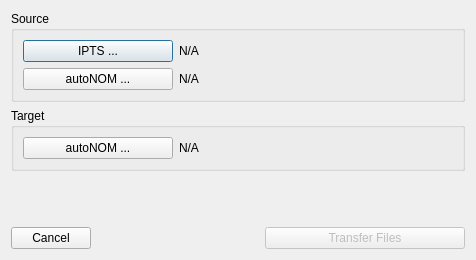
<?xml version="1.0" encoding="UTF-8"?>
<ui version="4.0">
 <class>Dialog</class>
 <widget class="QDialog" name="Dialog">
  <property name="geometry">
   <rect>
    <x>0</x>
    <y>0</y>
    <width>476</width>
    <height>260</height>
   </rect>
  </property>
  <property name="windowTitle">
   <string>IPTS File Transfer</string>
  </property>
  <layout class="QVBoxLayout" name="verticalLayout">
   <item>
    <widget class="QGroupBox" name="groupBox">
     <property name="title">
      <string>Source</string>
     </property>
     <layout class="QGridLayout" name="gridLayout">
      <item row="0" column="0">
       <widget class="QPushButton" name="source_ipts_button">
        <property name="minimumSize">
         <size>
          <width>150</width>
          <height>0</height>
         </size>
        </property>
        <property name="maximumSize">
         <size>
          <width>150</width>
          <height>16777215</height>
         </size>
        </property>
        <property name="text">
         <string>IPTS ...</string>
        </property>
       </widget>
      </item>
      <item row="0" column="1">
       <widget class="QLabel" name="source_ipts_value">
        <property name="text">
         <string>N/A</string>
        </property>
       </widget>
      </item>
      <item row="1" column="0">
       <widget class="QPushButton" name="source_autonom_button">
        <property name="minimumSize">
         <size>
          <width>150</width>
          <height>0</height>
         </size>
        </property>
        <property name="maximumSize">
         <size>
          <width>150</width>
          <height>16777215</height>
         </size>
        </property>
        <property name="text">
         <string>autoNOM ...</string>
        </property>
       </widget>
      </item>
      <item row="1" column="1">
       <widget class="QLabel" name="source_autonom_value">
        <property name="text">
         <string>N/A</string>
        </property>
       </widget>
      </item>
     </layout>
    </widget>
   </item>
   <item>
    <widget class="QGroupBox" name="groupBox_2">
     <property name="title">
      <string>Target</string>
     </property>
     <layout class="QGridLayout" name="gridLayout_2">
      <item row="0" column="0">
       <widget class="QPushButton" name="target_autonom_button">
        <property name="minimumSize">
         <size>
          <width>150</width>
          <height>0</height>
         </size>
        </property>
        <property name="maximumSize">
         <size>
          <width>150</width>
          <height>16777215</height>
         </size>
        </property>
        <property name="text">
         <string>autoNOM ...</string>
        </property>
       </widget>
      </item>
      <item row="0" column="1">
       <widget class="QLabel" name="target_autonom_value">
        <property name="text">
         <string>N/A</string>
        </property>
       </widget>
      </item>
     </layout>
    </widget>
   </item>
   <item>
    <spacer name="verticalSpacer">
     <property name="orientation">
      <enum>Qt::Vertical</enum>
     </property>
     <property name="sizeHint" stdset="0">
      <size>
       <width>20</width>
       <height>31</height>
      </size>
     </property>
    </spacer>
   </item>
   <item>
    <layout class="QHBoxLayout" name="horizontalLayout">
     <item>
      <widget class="QPushButton" name="cancel_button">
       <property name="text">
        <string>Cancel</string>
       </property>
      </widget>
     </item>
     <item>
      <spacer name="horizontalSpacer">
       <property name="orientation">
        <enum>Qt::Horizontal</enum>
       </property>
       <property name="sizeHint" stdset="0">
        <size>
         <width>40</width>
         <height>20</height>
        </size>
       </property>
      </spacer>
     </item>
     <item>
      <widget class="QPushButton" name="transfer_button">
       <property name="enabled">
        <bool>false</bool>
       </property>
       <property name="minimumSize">
        <size>
         <width>200</width>
         <height>0</height>
        </size>
       </property>
       <property name="maximumSize">
        <size>
         <width>200</width>
         <height>16777215</height>
        </size>
       </property>
       <property name="text">
        <string>Transfer Files</string>
       </property>
      </widget>
     </item>
    </layout>
   </item>
  </layout>
 </widget>
 <resources/>
 <connections>
  <connection>
   <sender>cancel_button</sender>
   <signal>clicked()</signal>
   <receiver>Dialog</receiver>
   <slot>cancel_clicked()</slot>
   <hints>
    <hint type="sourcelabel">
     <x>66</x>
     <y>230</y>
    </hint>
    <hint type="destinationlabel">
     <x>118</x>
     <y>228</y>
    </hint>
   </hints>
  </connection>
  <connection>
   <sender>source_ipts_button</sender>
   <signal>clicked()</signal>
   <receiver>Dialog</receiver>
   <slot>source_ipts_clicked()</slot>
   <hints>
    <hint type="sourcelabel">
     <x>120</x>
     <y>43</y>
    </hint>
    <hint type="destinationlabel">
     <x>221</x>
     <y>4</y>
    </hint>
   </hints>
  </connection>
  <connection>
   <sender>source_autonom_button</sender>
   <signal>clicked()</signal>
   <receiver>Dialog</receiver>
   <slot>source_autonom_clicked()</slot>
   <hints>
    <hint type="sourcelabel">
     <x>141</x>
     <y>80</y>
    </hint>
    <hint type="destinationlabel">
     <x>423</x>
     <y>5</y>
    </hint>
   </hints>
  </connection>
  <connection>
   <sender>target_autonom_button</sender>
   <signal>clicked()</signal>
   <receiver>Dialog</receiver>
   <slot>target_autonom_clicked()</slot>
   <hints>
    <hint type="sourcelabel">
     <x>89</x>
     <y>149</y>
    </hint>
    <hint type="destinationlabel">
     <x>152</x>
     <y>186</y>
    </hint>
   </hints>
  </connection>
  <connection>
   <sender>transfer_button</sender>
   <signal>clicked()</signal>
   <receiver>Dialog</receiver>
   <slot>transfer_clicked()</slot>
   <hints>
    <hint type="sourcelabel">
     <x>384</x>
     <y>237</y>
    </hint>
    <hint type="destinationlabel">
     <x>417</x>
     <y>192</y>
    </hint>
   </hints>
  </connection>
 </connections>
 <slots>
  <slot>cancel_clicked()</slot>
  <slot>source_ipts_clicked()</slot>
  <slot>source_autonom_clicked()</slot>
  <slot>target_autonom_clicked()</slot>
  <slot>transfer_clicked()</slot>
 </slots>
</ui>
